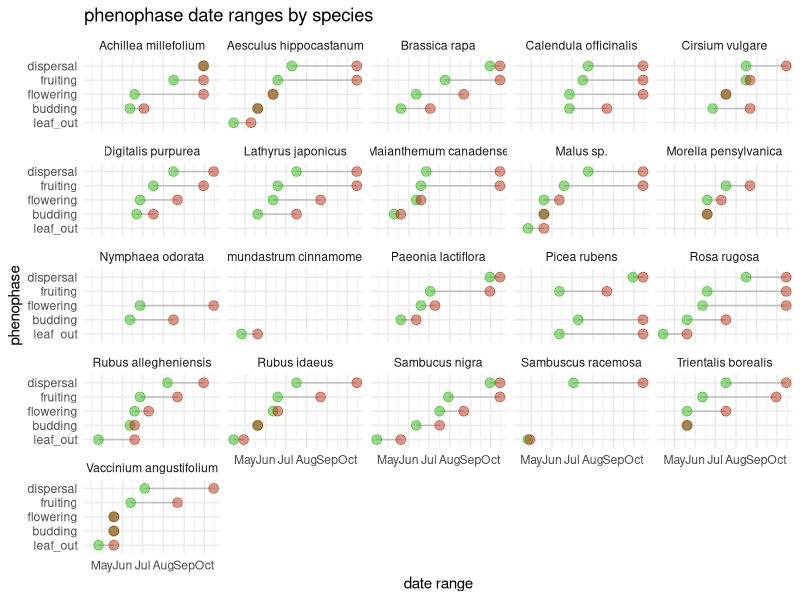
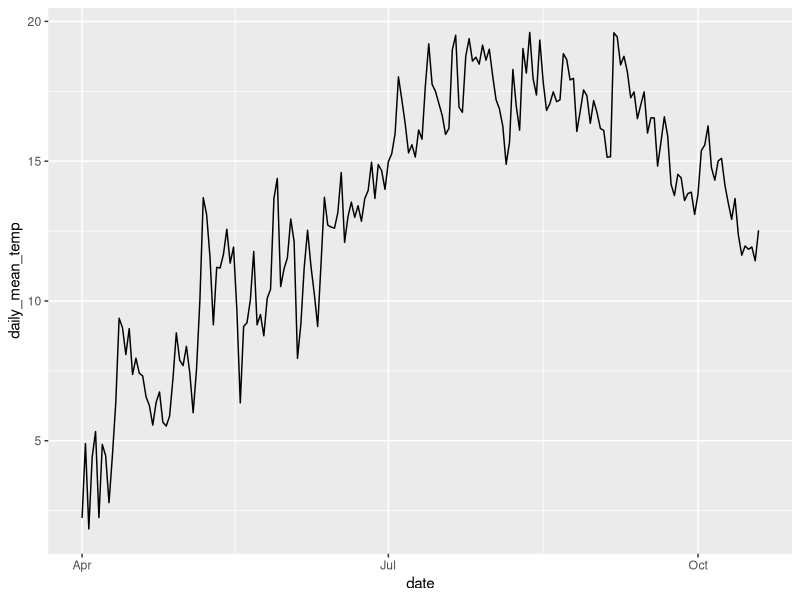
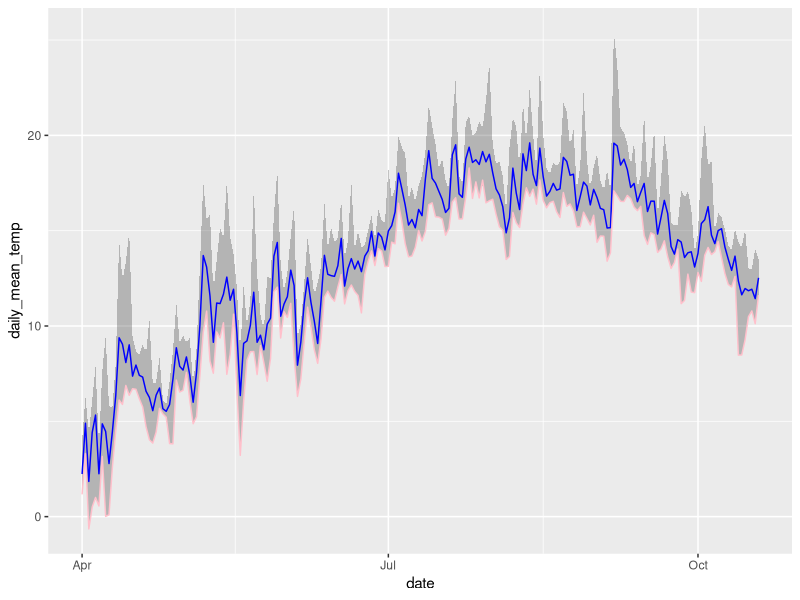

Generate these figures, in order, with R: (Note: this script raises an error after producing the figures.)
## ---- chunk 1
library(tidyverse)
library(broom)
library(readr)
library(dplyr)
library(forcats)
library(lubridate)
## ---- chunk 2
# hurricane_plants <- read_csv("../data/hurricane_plants.csv")

hurricane_plants <- read_csv("../data/hurricane_plants.csv", 
    col_types = cols(date = col_date(format = "%m/%d/%Y")))

weather_data <- read_csv("../data/neracoos_buoy_data.csv")
## ---- chunk 3
# arrange variables in logical order
hurricane_plants <- relocate(hurricane_plants, 
       date, 
       life_form, 
       species, 
       initial_emergence,
       breaking_leaf_buds_count,
       leaf_presence,
       percent_unfolded_leaves,
       unfolded_leaves_count,
       percent_full_size_leaf,
       percent_leaves_colorful,
       fallen_leaf_presence,
       breaking_needle_bud_count,
       young_needle_count,
       percent_stalk_growth,
       percent_fiddlehead_unrolled,
       buds_and_flowers_count,
       percent_open_flowers,
       pollen_amount,
       pollen_cone_count,
       percent_open_pollen_cones,
       fruit_count,
       unripe_seed_cone_count, 
       percent_ripe_fruits,
       ripe_seed_cone_count,
       dropped_fruit_count,
       notes
       )

# remove empty rows, where life_form is NA 
hurricane_plants <- hurricane_plants %>% 
  filter(!is.na(life_form))
## ---- chunk 4
# new variable of a string of numbers for observed phases
# 1 = leafing out
# 2 = budding
# 3 = flowering
# 4 = fruiting
# 5 = ripe fruits/seeds
# 6 = seed dispersal
# hurricane_plants <- hurricane_plants %>%
#   mutate(phenophase = case_when(
#     initial_emergence == T        ~ "1",
#     buds_and_flowers_count > 0    ~ "2",
#     pollen_cone_count > 0         ~ "2",
#     percent_open_flowers > 0      ~ "3",
#     pollen_amount != "none"       ~ "3",
#     fruit_count > 0               ~ "4"))

# first emergence column creation
hurricane_plants_join <- hurricane_plants %>%
  # mutate(date = as.Date(date)) %>%
  group_by(species, initial_emergence) %>% 
  filter(date == min(date)) %>% 
  slice(1) %>% # takes the first occurrence if there is a tie
  ungroup() %>%
  filter(initial_emergence == "TRUE") %>%
  dplyr::select(date, species, first_emergence=initial_emergence)

hurricane_plants <- hurricane_plants %>%
  full_join(hurricane_plants_join, join_by(date, species))
## ---- chunk 5
# create leafing out phenophase
hurricane_plants <- hurricane_plants %>%
  mutate(leaf_out = case_when(
    breaking_leaf_buds_count > 0 & percent_unfolded_leaves < 1 ~ T,
    percent_unfolded_leaves > 0 & percent_unfolded_leaves < 1 ~ T,
    breaking_needle_bud_count > 0 ~ T,
    percent_stalk_growth > 0 & percent_stalk_growth < 1 ~ T,
    .default = F
  ))
  
# create budding phenophase
hurricane_plants <- hurricane_plants %>%
  mutate(budding = case_when(
    buds_and_flowers_count > 0 & percent_open_flowers < 1 ~ T,
    pollen_cone_count > 0 ~ T,
    .default = F
  ))

# create flowering phenophase
hurricane_plants <- hurricane_plants %>%
  mutate(flowering = case_when(
    percent_open_flowers > 0 & buds_and_flowers_count > 0 ~ T,
    pollen_amount != "none" ~ T,
    .default = F
  ))

# create fruiting phenophase
hurricane_plants <- hurricane_plants %>%
  mutate(fruiting = case_when(
    fruit_count > 0 ~ T,
    unripe_seed_cone_count > 0 ~ T,
    .default = F
  ))

# create dispersal phenophase
hurricane_plants <- hurricane_plants %>%
  mutate(dispersal = case_when(
    percent_ripe_fruits > 0 ~ T,
    ripe_seed_cone_count > 1 ~ T,
    dropped_fruit_count > 0 ~ T,
    .default = F
  ))
## ---- chunk 6
# join first emergence to phenophase dataframe
# hurricane_plants <- hurricane_plants %>%
#   full_join(hurricane_plants_join, join_by(species))

# pivot longer
hurricane_plants_long <- hurricane_plants %>%
  pivot_longer(
    cols = c(leaf_out : dispersal), 
    names_to = "phenophase"
  ) %>%
  filter(value == "TRUE") %>%
  group_by(species, phenophase) %>%
  summarize(start_date = min(date), 
            end_date = max(date))

# plot
as.data.frame(hurricane_plants_long) %>%
  #fct_relevel(f) 
  # mutate(phenophase = as.character(phenophase)) %>%
  # fct_relevel(phenophase, c("leaf_out", "budding", "flowering", "fruiting", "dispersal")) %>%
ggplot() +
  geom_segment( aes(x=(fct_relevel(phenophase, c("leaf_out", "budding", "flowering", "fruiting", "dispersal"))), xend=(fct_relevel(phenophase, c("leaf_out", "budding", "flowering", "fruiting", "dispersal"))), y=start_date, yend=end_date), color="grey") +
  geom_point(aes(x=(fct_relevel(phenophase, c("leaf_out", "budding", "flowering", "fruiting", "dispersal"))), y=start_date), color=rgb(0.2,0.7,0.1,0.5), size=3 ) +
  geom_point(aes(x=(fct_relevel(phenophase, c("leaf_out", "budding", "flowering", "fruiting", "dispersal"))), y=end_date), color=rgb(0.7,0.2,0.1,0.5), size=3 ) +
  coord_flip()+
  facet_wrap(~ species) +
  theme_minimal() +
  theme(
    legend.position = "none",
  ) +
  labs(x = "phenophase",
       y = "date range",
       title = "phenophase date ranges by species")
## ---- chunk 7
# lubridate weather entries, calculate useful daily temperatures
weather_data <- weather_data %>%
  mutate(time = ymd_hms(time),
         month = month(time),
         day = day(time),
         date = as_date(round_date(time, unit = "day"))) %>%
  mutate(air_temperature = as.numeric(air_temperature)) %>%
  group_by(date) %>%
  summarize(daily_mean_temp = mean(air_temperature, na.rm = TRUE),
            daily_min_temp = min(air_temperature, na.rm = TRUE),
            daily_max_temp = max(air_temperature, na.rm = TRUE),
            daily_sd_temp = sd(air_temperature, na.rm = TRUE))

# glimpse weather data
glimpse(weather_data)
## ---- chunk 8
# set species minimums for temperatures and calculate total days above "frosts"
weather_data %>%
  group_by(date) %>%
  mutate(yarrow_temp_above = case_when(daily_mean_temp > 5 ~ 1, 
                                       TRUE ~ 0),
         apple_temp_above = case_when(daily_mean_temp > 12 ~ 1, 
                                       TRUE ~ 0)) %>% #find relevant temperatures, name by species, and join to hurricane_plants by this variable (dates after critical period)
  pivot_longer(cols = c(yarrow_temp_above, apple_temp_above), names_to = "species_germ", values_to = "germination_possible") %>%
  filter(germination_possible == 1) %>% #earliest non-frost or favourable germination date
  group_by(species_germ) %>%
  slice_min(date, n = 1)
## ---- chunk 9
# line plot daily mean temperature
ggplot(weather_data, aes(x=date, y=daily_mean_temp)) +
  geom_line() 
## ---- chunk 10
# plot ribbon of daily temperature readings
weather_data %>%
  ggplot(aes(x = date)) +
    geom_ribbon(aes(y = daily_mean_temp, ymin = daily_min_temp, ymax = daily_max_temp), alpha = 0.3) +
    geom_line(aes(y = daily_mean_temp), color = "blue") +
    geom_line(aes(y = daily_min_temp), color = "pink") 
## ---- chunk 11
hurricane_climate <- read_file("../data/hurricane_climate.sdb")
